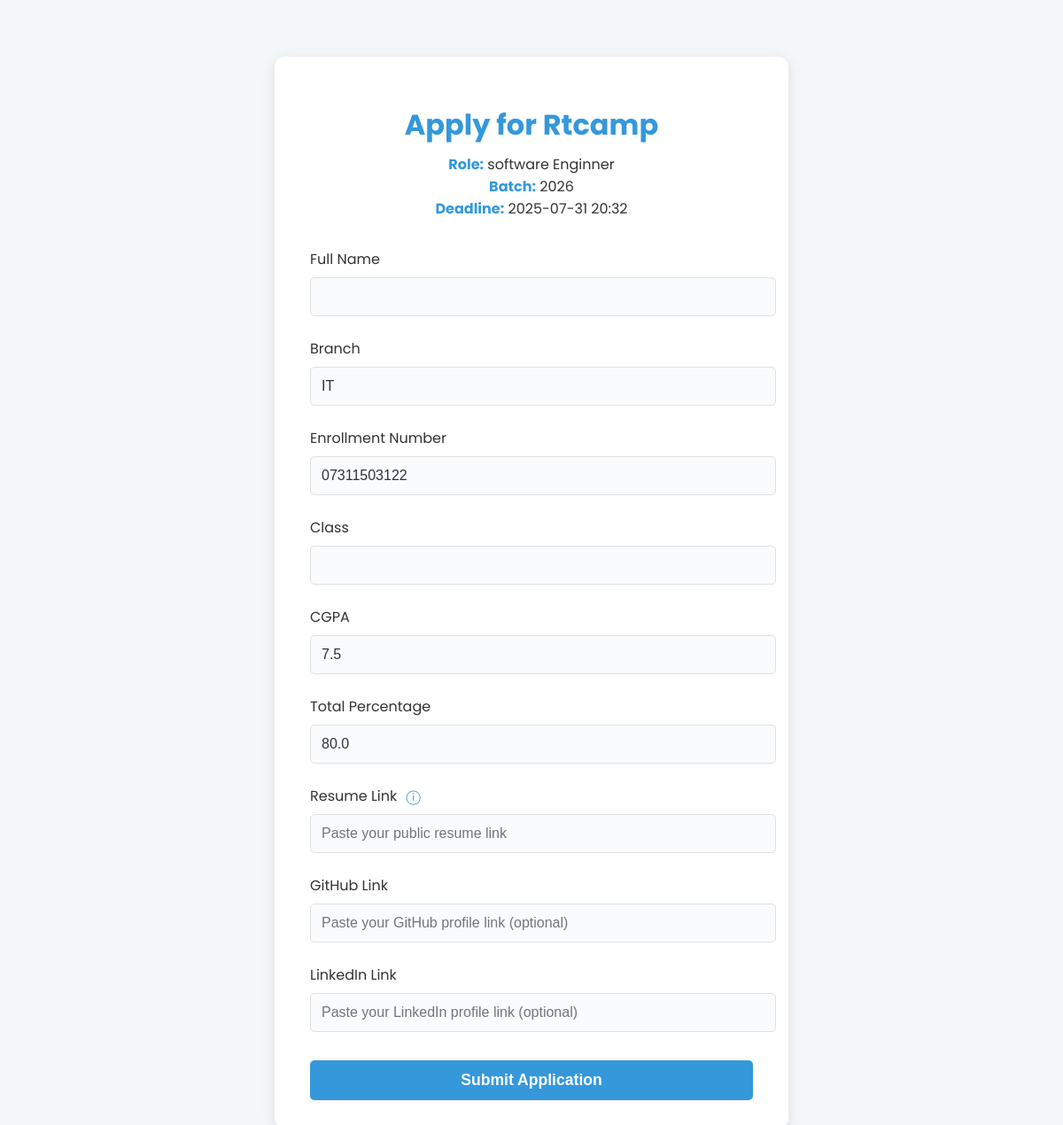
Page /placement-apply/1/ (signed in) on the committed database.
### aptitude/models.py (models this page shows, shortened)
class PlacementCompany(models.Model):
    for_batch = models.IntegerField()
    company_name = models.CharField(max_length=255)
    role_offered = models.CharField(max_length=255)
    ctc = models.CharField(max_length=100)
    min_percent = models.FloatField()
    min_cgpa = models.FloatField()
    total_backlog = models.CharField(max_length=30, blank=True)
    active_backlog = models.CharField(max_length=30, blank=True)
    description = models.CharField(max_length=2000)
    apply_link = models.URLField()
    deadline = models.DateTimeField()
    logo_url = models.URLField()
    class12_10_percent = models.FloatField(null=True, blank=True)
    generate_form = models.BooleanField(default=False, help_text='Generate application form for this company')
    if MULTISELECT_AVAILABLE:
        branches = MultiSelectField(choices=BRANCH_CHOICES, blank=True)
    else:
        branches = models.CharField(max_length=100, blank=True, help_text='Comma-separated branches (e.g. IT,CSE)')

class CustomUser(AbstractBaseUser, PermissionsMixin):
    email = models.EmailField(unique=True)
    username = models.CharField(max_length=150, unique=True)
    start_year = models.IntegerField(null=True, blank=True)
    end_year = models.IntegerField(null=True, blank=True)
    branch = models.CharField(max_length=100, null=True, blank=True)
    enrollment_number = models.CharField(max_length=100, null=True, blank=True, unique=True)
    contact_number = models.CharField(max_length=15, null=True, blank=True)
    total_attempted = models.IntegerField(default=0)
    total_correct = models.IntegerField(default=0)
    current_streak = models.IntegerField(default=0)
    highest_streak = models.IntegerField(default=0)
    is_staff = models.BooleanField(default=False)
    is_active = models.BooleanField(default=True)
    rating = models.FloatField(default=0)  # New rating field
    last_active_date = models.DateField(null=True, blank=True)  # For streak calculation
    profile_picture = models.URLField(null=True, blank=True)  # Public profile picture URL
    bio = models.TextField(null=True, blank=True)  # User bio
    first_position_count = models.IntegerField(default=0)
    second_position_count = models.IntegerField(default=0)
    third_position_count = models.IntegerField(default=0)
    last_active_date = models.DateField(null=True, blank=True)
    sem1_sgpa = models.FloatField(null=True, blank=True)
    sem2_sgpa = models.FloatField(null=True, blank=True)
    sem3_sgpa = models.FloatField(null=True, blank=True)
    sem4_sgpa = models.FloatField(null=True, blank=True)
    sem5_sgpa = models.FloatField(null=True, blank=True)
    sem6_sgpa = models.FloatField(null=True, blank=True)
    sem7_sgpa = models.FloatField(null=True, blank=True)
    sem8_sgpa = models.FloatField(null=True, blank=True)
    cgpa = models.FloatField(null=True, blank=True)
    active_backlogs = models.IntegerField(default=0)
    total_backlogs = models.IntegerField(default=0)
    class12_percentage = models.FloatField(null=True, blank=True)
    class10_percentage = models.FloatField(null=True, blank=True)
    total_percentage = models.FloatField(null=True, blank=True)
    name = models.CharField(max_length=100, null=True, blank=True)
    student_class = models.IntegerField(null=True, blank=True)
    groups = models.ManyToManyField(
        Group,
        related_name='customuser_set',
        related_query_name='customuser',
        blank=True,
        verbose_name='groups',
        help_text='The groups this user belongs to. A user will get all permissions granted to each of their groups.'
    )
    user_permissions = models.ManyToManyField(
        Permission,
        related_name='customuser_set',
        related_query_name='customuser',
        blank=True,
        verbose_name='user permissions',
        help_text='Specific permissions for this user.'
    )
    achievements = models.ManyToManyField(Achievement, blank=True)
    date_joined = models.DateTimeField(default=timezone.now)
    objects = CustomUserManager()
    USERNAME_FIELD = 'email'
    REQUIRED_FIELDS = ['username']

### aptitude/views.py (the view)
# urls.py: path('placement-apply/<int:company_id>/', views.placement_application, name='placement_application'),
@login_required
def placement_application(request, company_id):
    company = get_object_or_404(PlacementCompany, id=company_id)
    if not is_user_eligible_for_company(request.user, company):
        return HttpResponseForbidden("You are not eligible to apply for this opportunity.")
    if PlacementApplication.objects.filter(company=company, user=request.user).exists():
        return render(request, 'already_applied.html', {'company': company})
    if request.method == 'POST':
        form = PlacementApplicationForm(request.POST)
        if form.is_valid():
            app = form.save(commit=False)
            app.company = company
            app.user = request.user
            app.save()
            return render(request, 'application_success.html', {'company': company})
    else:
        form = PlacementApplicationForm(initial={
            'name': request.user.name,
            'branch': request.user.branch,
            'enrollment_number': request.user.enrollment_number,
            'student_class': request.user.student_class,
            'cgpa': request.user.cgpa,
            'total_percentage': request.user.total_percentage,
        })
        for field in ['name', 'branch', 'enrollment_number', 'student_class', 'cgpa', 'total_percentage']:
           form.fields[field].widget.attrs['disabled'] = 'disabled'
    return render(request, 'placement_application_form.html', {'form': form, 'company': company})

### aptitude/forms.py
class PlacementApplicationForm(forms.ModelForm):
    class Meta:
        model = PlacementApplication
        fields = ['name', 'branch', 'enrollment_number', 'student_class', 'cgpa', 'total_percentage', 'resume_link', 'github_link', 'linkedin_link']
        widgets = {
            'resume_link': forms.URLInput(attrs={'placeholder': 'Paste your public resume link'}),
            'github_link': forms.URLInput(attrs={'placeholder': 'Paste your GitHub profile link (optional)'}),
            'linkedin_link': forms.URLInput(attrs={'placeholder': 'Paste your LinkedIn profile link (optional)'}),
        }

### aptitude/templates/placement_application_form.html (shortened to what this page needs)
<!DOCTYPE html>
<html lang="en">
<head>
</head>
<body>
    <div class="container">
        <h1>Apply for {{ company.company_name }}</h1>
        <div class="company-details">
            <strong>Role:</strong> {{ company.role_offered }}<br>
            <strong>Batch:</strong> {{ company.for_batch }}<br>
            <strong>Deadline:</strong> {{ company.deadline|date:'Y-m-d H:i' }}<br>
        </div>
        <form method="POST">
            <div class="form-group">
                <label for="id_name">Full Name</label>
                {{ form.name }}
            </div>
            <div class="form-group">
                <label for="id_branch">Branch</label>
                {{ form.branch }}
            </div>
            <div class="form-group">
                <label for="id_enrollment_number">Enrollment Number</label>
                {{ form.enrollment_number }}
            </div>
            <div class="form-group">
                <label for="id_student_class">Class</label>
                {{ form.student_class }}
            </div>
            <div class="form-group">
                <label for="id_cgpa">CGPA</label>
                {{ form.cgpa }}
            </div>
            <div class="form-group">
                <label for="id_total_percentage">Total Percentage</label>
                {{ form.total_percentage }}
            </div>
            <div class="form-group">
                <label for="id_resume_link">Resume Link
                    <span class="info-icon">&#9432;
                    </span>
                </label>
                {{ form.resume_link }}
            </div>
            <div class="form-group">
                <label for="id_github_link">GitHub Link</label>
                {{ form.github_link }}
            </div>
            <div class="form-group">
                <label for="id_linkedin_link">LinkedIn Link</label>
                {{ form.linkedin_link }}
            </div>
            <div class="form-actions">
                <button type="submit" class="btn">Submit Application</button>
            </div>
        </form>
    </div>
</body>
</html>

### aptitude/templates/placement_application_form.html (style rules this page uses)
body { font-family: 'Poppins', sans-serif; background: #f4f7f9; color: #333; margin: 0; padding: 0; }
.container { max-width: 500px; margin: 4rem auto; background: #fff; border-radius: 12px; box-shadow: 0 4px 16px rgba(0,0,0,0.10); padding: 2rem 2.5rem; }
h1 { color: #3498db; text-align: center; margin-bottom: 0.5rem; }
.company-details { text-align: center; margin-bottom: 2rem; }
.company-details strong { color: #3498db; }
.form-group { margin-bottom: 1.5rem; }
.form-group label { display: block; font-size: 1rem; color: #333; margin-bottom: 0.5rem; }
.form-group input { width: 100%; padding: 0.75rem; border: 1px solid #e0e0e0; border-radius: 5px; font-size: 1rem; background: #f9fbfd; color: #333; transition: border-color 0.3s; }
.form-actions { margin-top: 2rem; }
.form-actions .btn { width: 100%; background: #3498db; color: #fff; border: none; border-radius: 5px; padding: 0.75rem; font-size: 1.1rem; font-weight: 600; cursor: pointer; transition: background 0.2s; }
.info-icon { display: inline-block; margin-left: 6px; color: #3498db; cursor: pointer; position: relative; }

### rows in the picture
PlacementCompany: company_name "Rtcamp", role_offered "software Enginner", for_batch "2026", deadline "2025-07-31 20:32"
CustomUser: branch "IT", enrollment_number "07311503122", cgpa "7.5", total_percentage "80.0"
